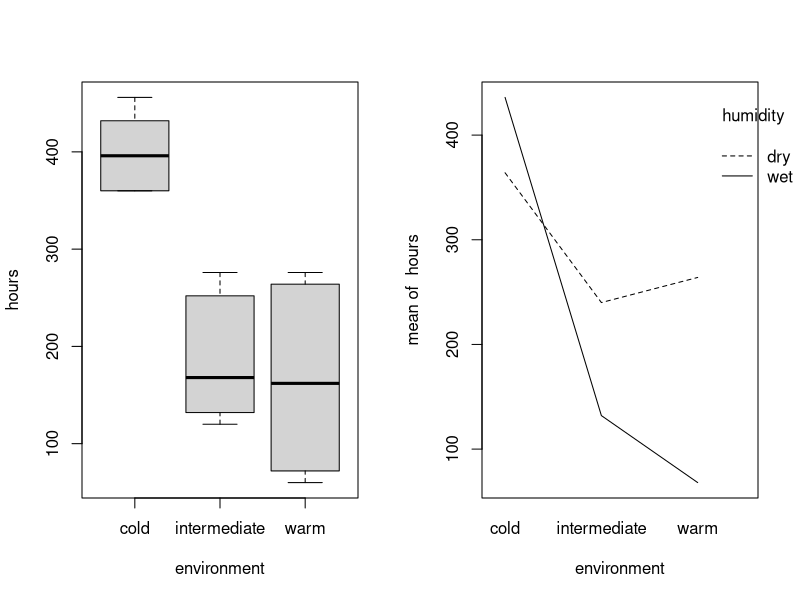
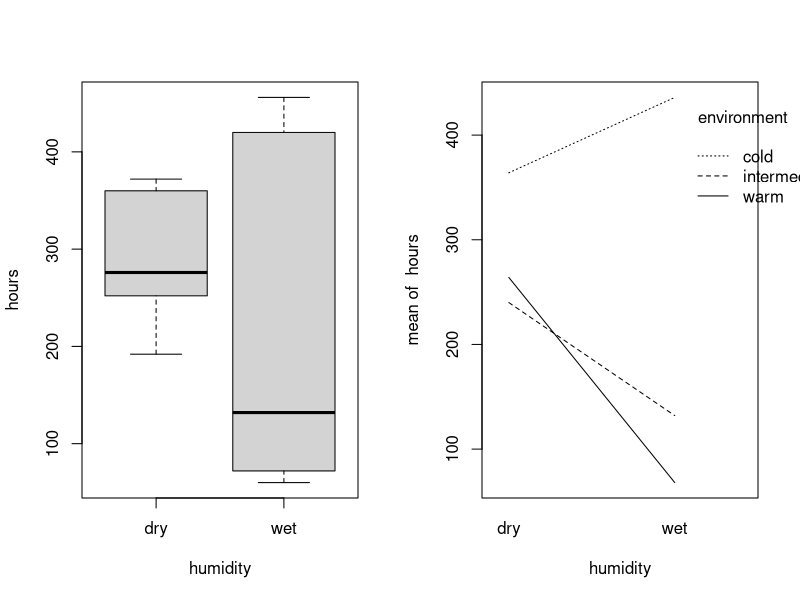
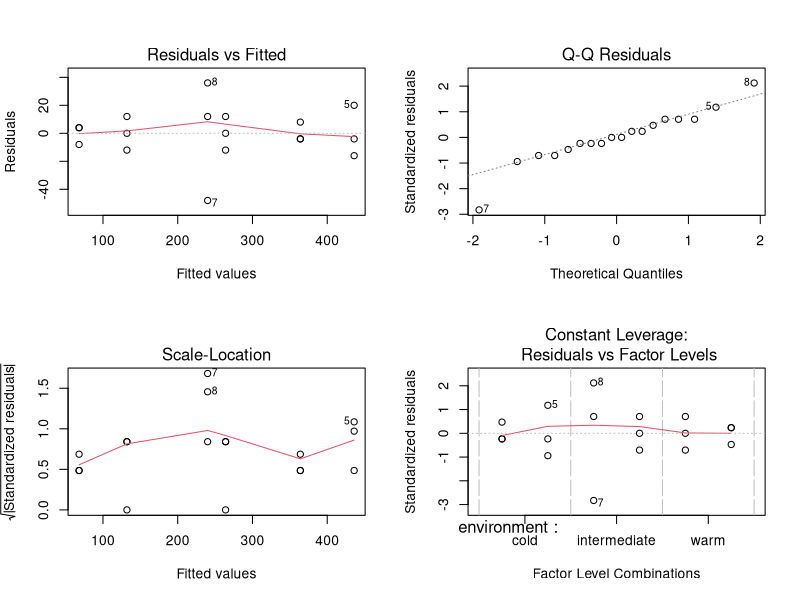
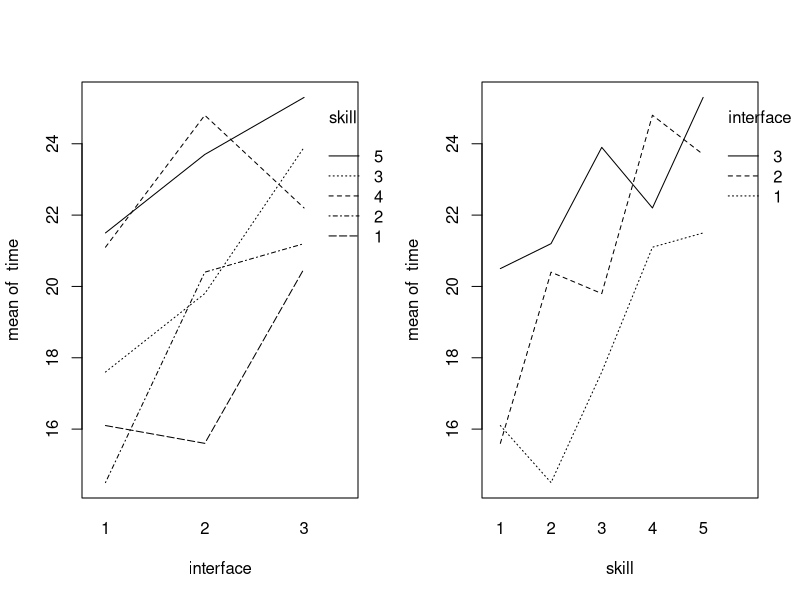
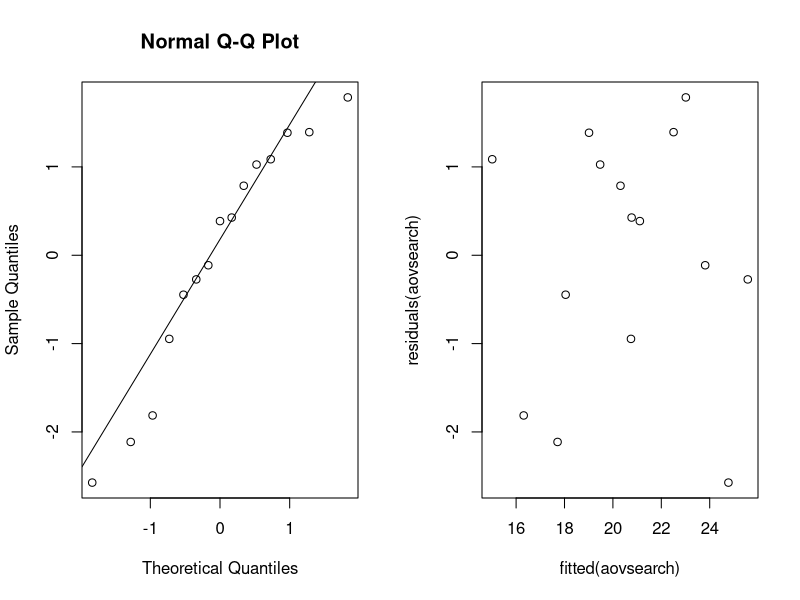
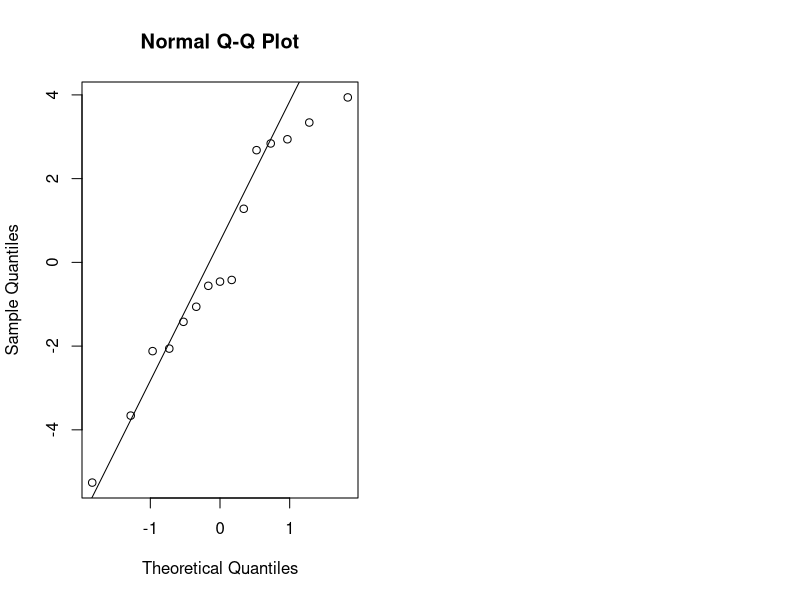

Here is the R script that generated these plots, in order: (Note: this script raises an error after producing the figures.)
## ---- chunk 1
knitr::opts_chunk$set(fig.height = 2.5)
options(show.signif.stars=FALSE)
## ---- chunk 2
bread = read.table(file = 'data/bread.txt', header = TRUE)
## ---- chunk 3
# The randomization process for 18 slices
# Take hours column from the data
hrs = as.vector(as.matrix(bread$hours))
# Create environment column
env = rep(c('cold', 'intermediate', 'warm'), each = 6)
# Create humidity column
humi = rep(c('dry', 'wet'), each = 3)
# Converting to data frame
head(data.frame(cbind(hrs, env, humi)))
## ---- chunk 4
# Divide into two columns
par(mfrow=c(1, 2))
attach(bread)
# Boxplot vs interaction plot in hours~environment
boxplot(hours~environment, data = bread)
interaction.plot(environment, humidity, hours, fixed = TRUE)
# Boxplot vs interaction plot in hours~humidity
boxplot(hours~humidity, data = bread)
interaction.plot(humidity, environment, hours, fixed = TRUE)
## ---- chunk 5
# Creating linear model and ANOVA test
breadaov = lm(hours~environment*humidity, data = bread); anova(breadaov)
p_interaction = anova(breadaov)$Pr[3]
## ---- chunk 6
summary(breadaov)[4]
## ---- chunk 7
par(mfrow=c(2, 2))
# Plot the linear fitted model graphs
plot(breadaov)
## ---- chunk 8
search <- read.table("data/search.txt", header=TRUE)
## ---- chunk 9
N <- as.vector(as.matrix(search$time))
I <- as.vector(as.matrix(search$skill))
B <- as.vector(as.matrix(search$interface))
for (i in 1:B){
  print(sample(1:(N*I)))
}
# xtabs(time~interface+skill,data=search)
## ---- chunk 10
# interaction.plot(search_data$interface, search_data$skill, search_data$time)
# boxplot(search_data$interface, search_data$skill, search_data$time)

attach(search)
# par(mfrow=c(1,2))
# boxplot(time~interface)
# boxplot(time~skill)

par(mfrow=c(1,2))
interaction.plot(interface,skill,time)
interaction.plot(skill,interface,time)
## ---- chunk 11
search$skill = as.factor(search$skill)
search$interface = as.factor(search$interface)

aovsearch=lm(time~interface+skill, data=search); anova(aovsearch)
## ---- chunk 12
summary(aovsearch)
## ---- chunk 13
qqnorm(residuals(aovsearch));qqline(residuals(aovsearch))
## ---- chunk 14
plot(fitted(aovsearch),residuals(aovsearch))
## ---- chunk 15
friedman.test(time,interface,skill)
## ---- chunk 16
aovsearch2=lm(time~interface, data=search); anova(aovsearch2)
## ---- chunk 17
qqnorm(residuals(aovsearch2))
qqline(residuals(aovsearch2))
## ---- chunk 18
library(multcomp)
library(lme4)
cow <- read.table("data/cow.txt", header=TRUE)
## ---- chunk 19
cow$id=factor(cow$id); cow$per=factor(cow$per)
aovcow=lm(milk~id+per+treatment,data=cow)
anova(aovcow)
## ---- chunk 20
cowlm <- lm(milk~treatment+per+id,data=cow)
(diff_milk <- glht(cowlm,linfct=mcp(treatment="Tukey")))
## ---- chunk 21
attach(cow)
cowlmer1 <- lmer(milk~treatment+order+per+(1|id),REML=FALSE)
cowlmer2 <- lmer(milk~order+per+(1|id),REML=FALSE)
anova(cowlmer2,cowlmer1)
## ---- chunk 22
(diff_milklmer =glht(cowlmer1,linfct=mcp(treatment="Tukey")))
## ---- chunk 23
attach(cow)
t.test(milk[treatment=="A"],milk[treatment=="B"],paired=TRUE)
## ---- chunk 24
nauseatable = read.table(file = 'nauseatable.txt', header = TRUE)
## ---- chunk 25
table_to_vector = unlist(nauseatable,  use.names = FALSE)
# Create nausea column, possible values 0 (No Nausea), 1(Nausea)
nausea = rep(c('0', '1'), each = 3, times = c(table_to_vector))
med = c('Chlorpromazine','Pentobarbital(100mg)','Pentobarbital(150mg)')
# Create mdecine column, contains name of all the medicines
medicine = rep(c(med,med), each = 1, times = c(table_to_vector))
df = data.frame(cbind(nausea, medicine))
xtabs(~medicine+nausea)
## ---- chunk 26
#options(scipen = 999)
nausea_yes <- df[df$nausea == "1",]

meds = factor(nausea_yes$medicine)
mystat=function(x) sum(residuals(x)^2)
B=1000
tstar=numeric(B)
for (i in 1:B) {
  treatstar=sample(meds)
  tstar[i]=mystat(lm(as.numeric(as.character(nausea_yes$nausea))~treatstar))
}
myt=mystat(lm(as.numeric(as.character(nausea_yes$nausea))~treatstar))
myt
hist(tstar)
pl=sum(tstar<myt)/B
pr=sum(tstar>myt)/B
pl
2*pl

chisq.test(xtabs(~medicine+nausea))[[1]]
## ---- chunk 27
expenses_crime = read.table(file = 'expensescrime.txt', header = TRUE)
## ---- chunk 28
# Step Up method
summary(lm( expend~bad ,data = expenses_crime))
summary(lm( expend~crime ,data = expenses_crime))
summary(lm( expend~lawyers ,data = expenses_crime))
summary(lm( expend~employ ,data = expenses_crime))
summary(lm( expend~pop ,data = expenses_crime))
## ---- chunk 29
summary(lm( expend~employ+bad ,data = expenses_crime))
summary(lm( expend~employ+crime ,data = expenses_crime))
summary(lm( expend~employ+lawyers ,data = expenses_crime))
summary(lm( expend~employ+pop ,data = expenses_crime))
## ---- chunk 30
summary(lm( expend~employ+lawyers+bad ,data = expenses_crime))
summary(lm( expend~employ+lawyers+crime ,data = expenses_crime))
summary(lm( expend~employ+lawyers+pop ,data = expenses_crime))
## ---- chunk 31
#Final model for the step up approach
summary(lm( expend~employ+lawyers ,data = expenses_crime))
## ---- chunk 32
summary(lm( expend~bad+crime+lawyers+employ+pop ,data = expenses_crime))
## ---- chunk 33
summary(lm( expend~crime+lawyers+employ+pop ,data = expenses_crime))

## ---- chunk 34
#Final model using Step down method
summary(lm( expend~lawyers+employ ,data = expenses_crime))

## ---- chunk 35
plot(expenses_crime[,c(3:7)])
## ---- chunk 36
plot(expenses_crime$lawyers, expenses_crime$employ)

## ---- chunk 37
model = lm( expend~lawyers+employ ,data = expenses_crime)
round(cooks.distance(model),2)
plot(cooks.distance(model),type="b")
## ---- chunk 38
cor(expenses_crime[,c(3:7)])
plot(expenses_crime$pop, expenses_crime$employ)
## ---- chunk 39
install.packages("car")
library(car)

model1 = lm( expend~lawyers+employ+pop ,data = expenses_crime)
vif(model)
vif(model1)
## ---- chunk 40
lw_model = lm( expend~lawyers ,data = expenses_crime)
plot(residuals(lw_model),expenses_crime$lawyers)

em_model = lm( expend~employ ,data = expenses_crime)
plot(residuals(em_model),expenses_crime$employ)
## ---- chunk 41
qqnorm(residuals(model))
